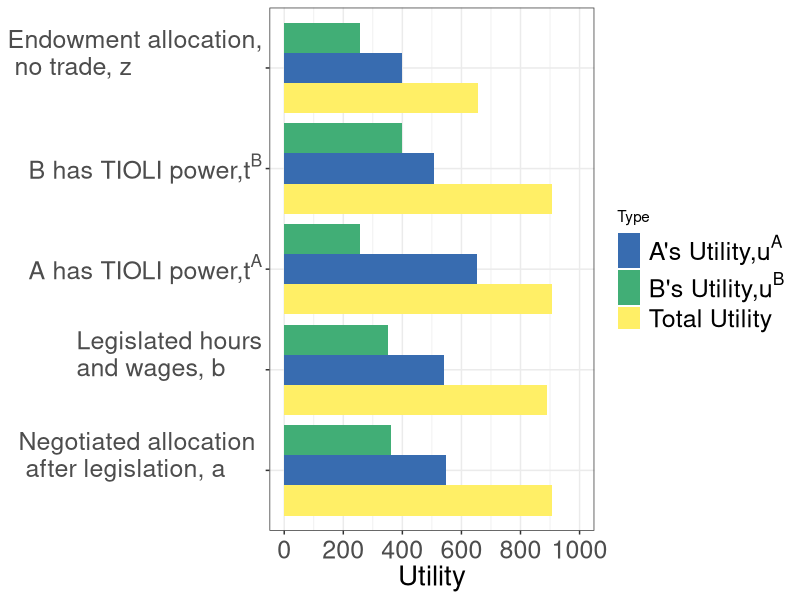
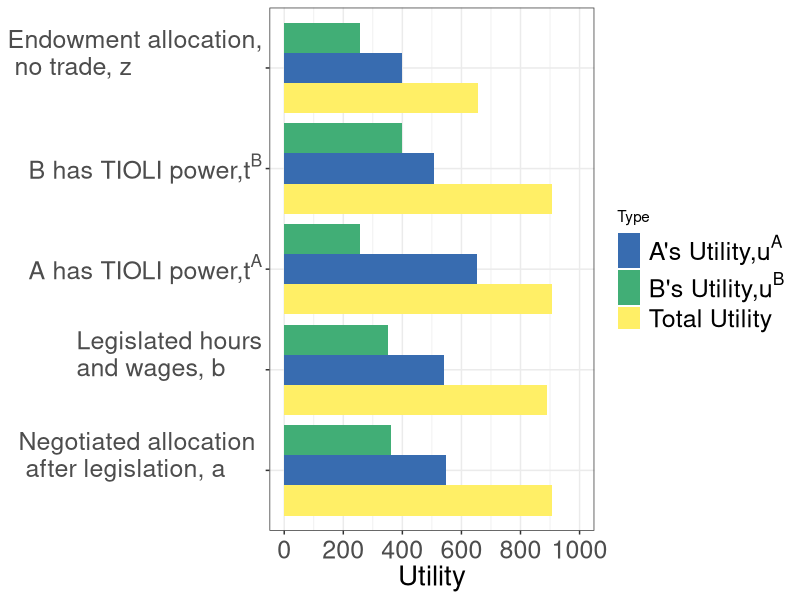

These figures' R source, in order:
library(tidyverse)
ua <- c(400, 652, 508, 540, 548)
ub <- c(256, 256, 400, 351, 360)
point <- c("z", "ta", "tb", "b", "a")
totalu <- c(656, 908, 908, 891, 908)
df <- tibble(point, ua, ub, totalu)
dfnar <- 
  df %>% 
  gather(type, Utility, -point) %>% 
  arrange(point)
xaxislabs <- c("a",  "b",  expression(paste(t^A)), expression(paste(t^B)), "z")
x1 <- c("Endowment allocation,\n no trade, z")
x2 <- c(expression(paste("A has TIOLI power,", t^A)))
x3 <- c(expression(paste("B has TIOLI power,", t^B)))
x5 <- c("Negotiated allocation \n after legislation, a")
dfplot <-
  dfnar %>%
  mutate(point = factor(point, levels = c("z", "ta", "tb", "b", "a")), 
         type = factor(type))

plot1 <- dfnar %>% 
  ggplot(aes(x = point, y = Utility)) +
  geom_bar(aes(group = type, fill = type), stat = "identity", position = position_dodge()) + 
  #geom_text(aes(x = point, y = Utility, label = Utility)) +
  #scale_x_discrete(labels = xaxislabs) + 
  scale_x_discrete(labels=c("z" = x1, "ta" = x2,
                            "tb" = x3, "b" = " Legislated hours\n and wages, b", "a" = x5)) +
  scale_y_continuous(breaks = seq(0,1000,200),
                   labels = seq(0,1000,200),
                   limits = c(0,1000)) +
  scale_fill_manual(values=c("#386cb0","#41AE76","#FFEF66"), 
                    name = "Type",
                    breaks = c("ua", "ub", "totalu"), 
                    labels = c(expression(paste("A's Utility,", u^A)), expression(paste("B's Utility,", u^B)), "Total Utility"))+
  #xlab("Point in the Edgeworth Box") + 
  theme_bw() +
  theme(axis.title = element_text(size = 20),
        axis.title.y = element_blank(),
        axis.text.y = element_text(size = 18),
        #legend.title = element_text(size = 16),
        legend.text = element_text(size = 18),
        axis.text.x  = element_text(vjust = 0.5, size = 18)) + 
  coord_flip()
plot1 


ggsave("property/unions_bargraph.pdf", plot1, width = 7, height = 7)

# scale_fill_discrete(name = "", 
#                     breaks = c("ua", "ub", "totalu"), 
#                     labels = c(expression(paste("A's Utility, ", u^A)), expression(paste("B's Utility, ",u^B), "Total Utility"))
# ) +
#   scale_color_discrete(name = "", 
#                        breaks = c("ua", "ub", "totalu"), 
#                        labels = c(expression(paste("A's Utility, ", u^A)), expression(paste("B's Utility, ",u^B), "Total Utility"))
#   ) +
